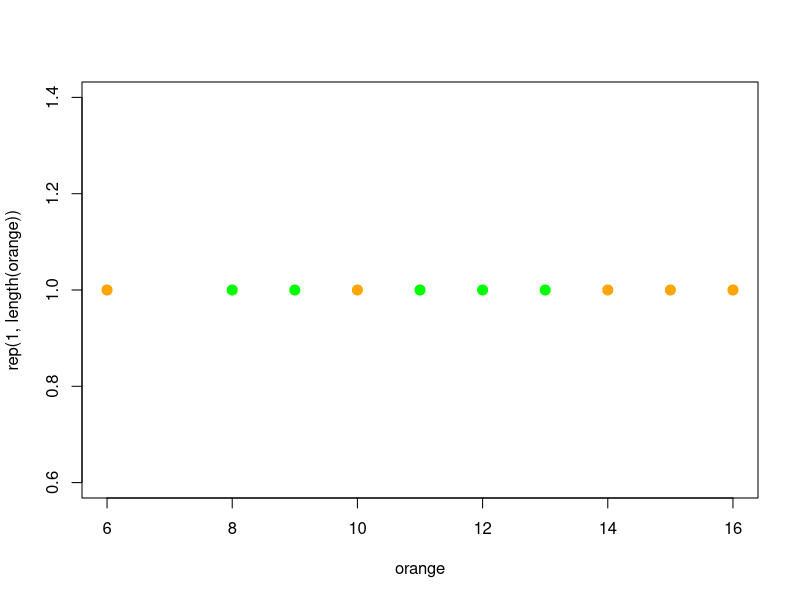
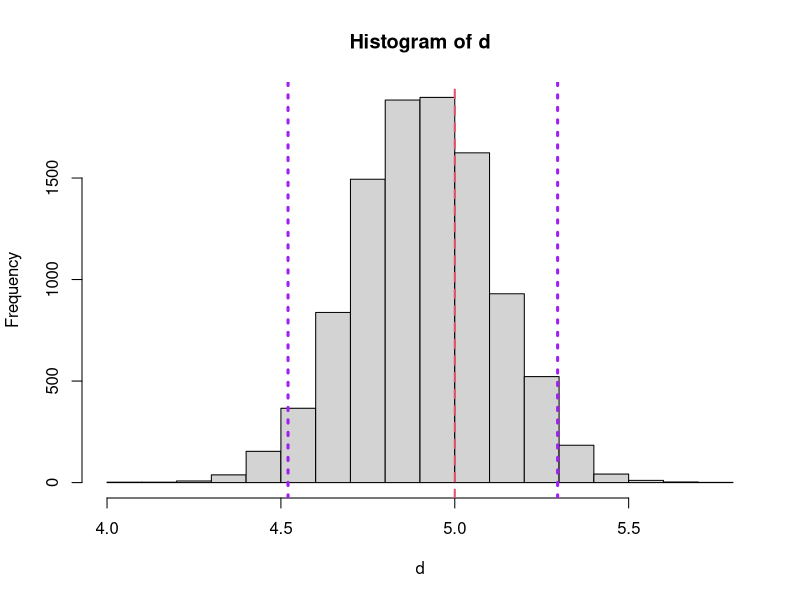
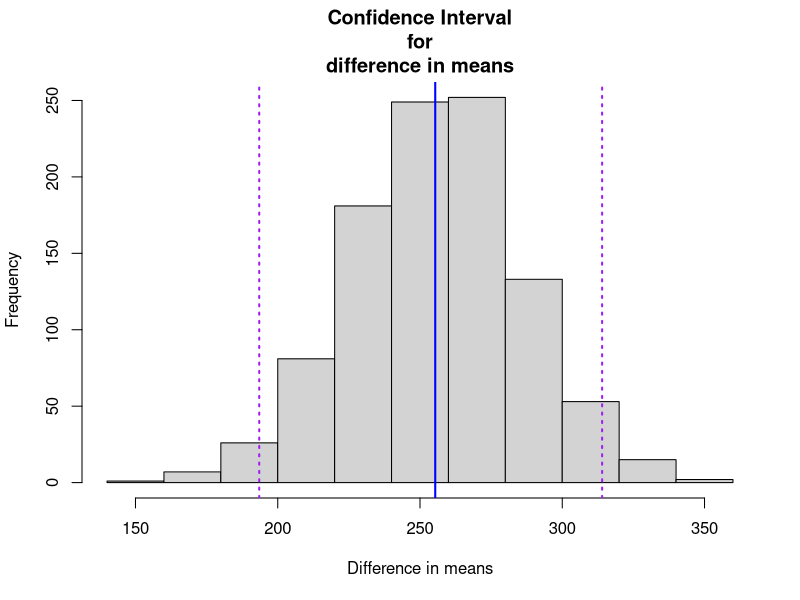
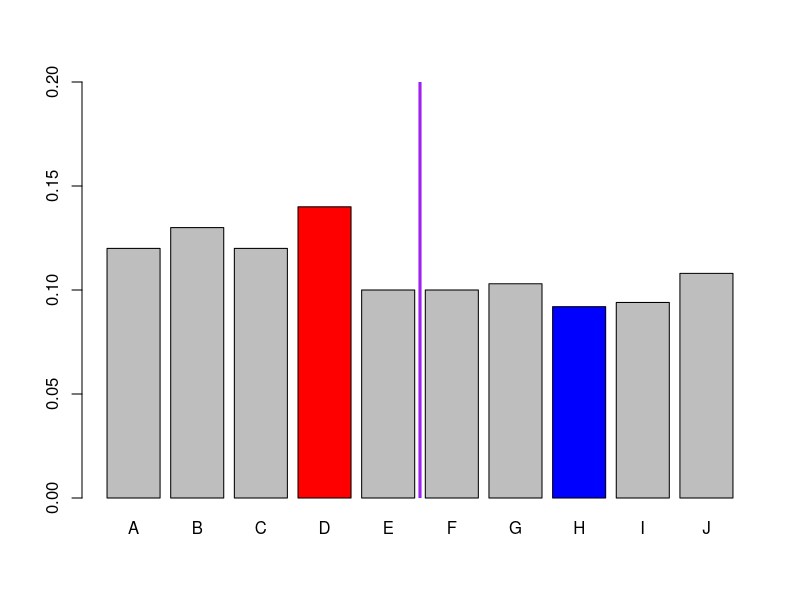
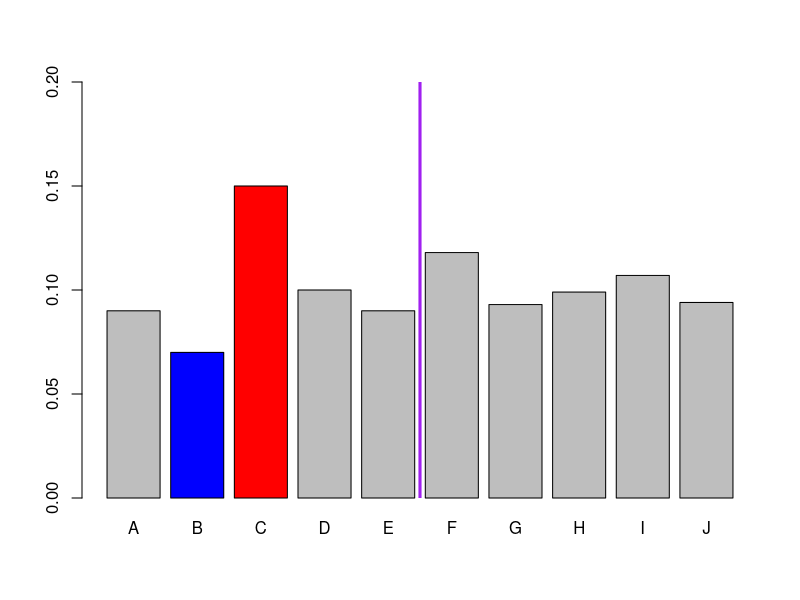
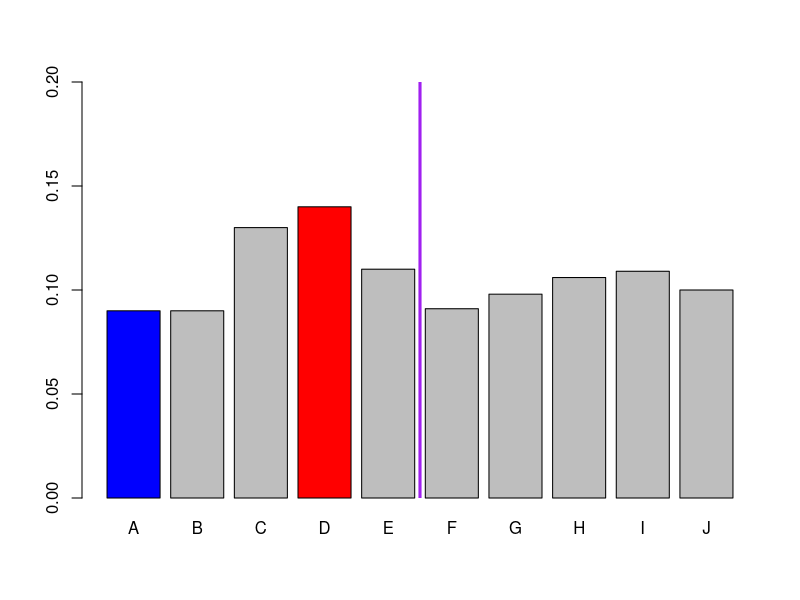
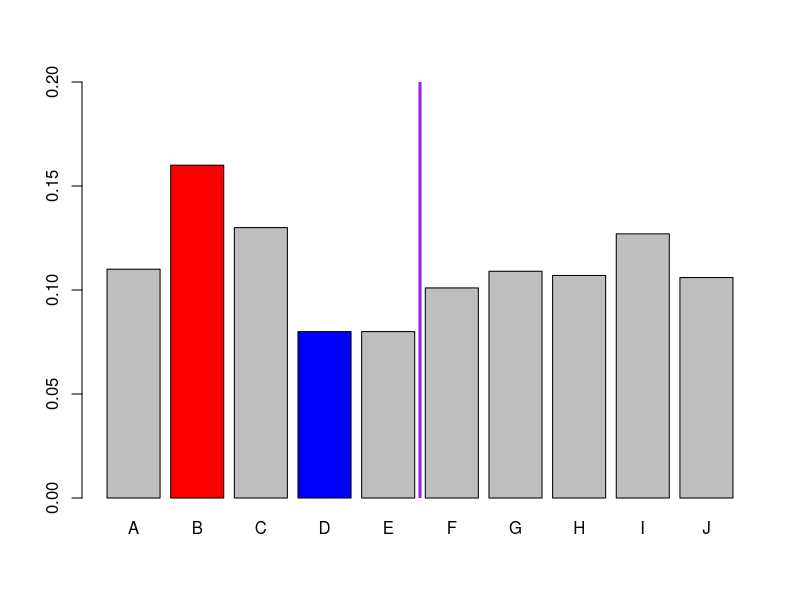
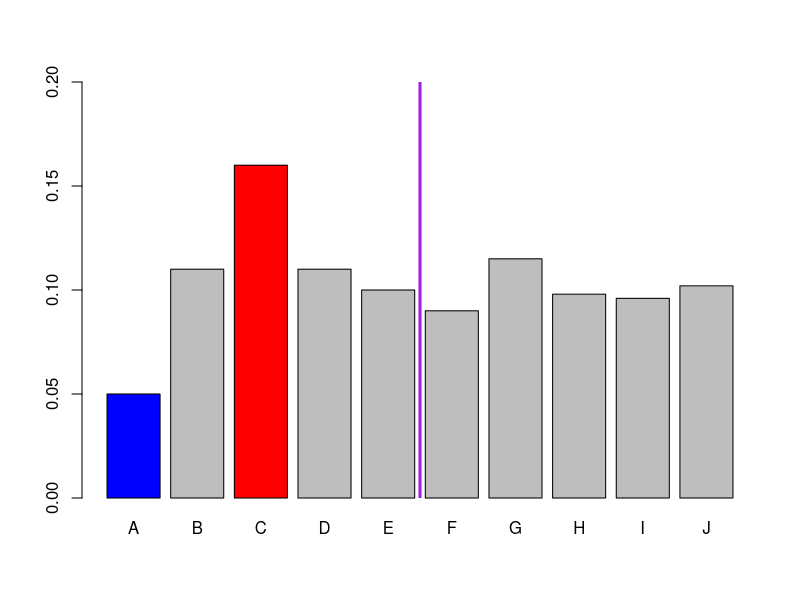

Write the R code that produced these figures, in order.
# Wilcoxon-Mann-Whitney test

orange <- c(6, 10, 14, 15, 16)
green <- c(8, 9, 11, 12, 13)

plot(orange, rep(1, length(orange)),
     col = 'orange', pch = 20, cex = 2)
points(green, rep(1, length(green)),
       col = 'green', pch = 20, cex = 2)

sum(outer(green, orange, '<'))
sum(outer(green, orange, '>'))

length(orange) * length(green)


df <- read.csv('birthwt.csv')
head(df)

# For subset
t <- df[1:6, ]

no <- subset(t, t$smoke == 'no')
yes <- subset(t, t$smoke == 'yes')

# [0, 8] min and max U for this data

sum(outer(yes$bwt, no$bwt, '<'))
sum(outer(no$bwt, yes$bwt, '<'))

t[order(t$bwt), ]

wilcox.test(t$bwt ~ t$smoke)
wilcox.test(no$bwt, yes$bwt)


# Complete data set
no <- subset(df, df$smoke == 'no')
yes <- subset(df, df$smoke == 'yes')

# min and max for U statistics
x <- c(0, nrow(no) * nrow(yes))
x
# Mid point of U, hence no group difference
x[2] / 2

sum(outer(yes$bwt, no$bwt, '<'))
sum(outer(no$bwt, yes$bwt, '<'))

wilcox.test(df$bwt ~ df$smoke)
wilcox.test(no$bwt, yes$bwt)


# Confidence intervals
# The luxury of a known populations; use normal distribution
x <- rnorm(50, 15)	# actual pop mean = 15
y <- rnorm(50, 10)	# actual pop mean = 10
					# difference in means is actually 5
					# but we pretend we don't know that!

wilcox.test(x, y)                     # Are they different; absolutely
wilcox.test(x, y, alternative = 'l')  # Is x < y, no way
wilcox.test(x, y, alternative = 'g')  # Is x > y, absolutely

# Generate estimate of population difference in means
p <- mean(x) - mean(y)
p

# Determine a confidence interval for the difference between x and y
# Generate confidence interval for true difference in population means
d <- replicate(10000,
               {
                 ix <- sample(1:length(x), replace = TRUE)
                 iy <- sample(1:length(y), replace = TRUE)
                 
                 mean(x[ix]) - mean(y[iy])
               })

hist(d)
abline(v = 5, col = 2, lwd = 2, lty = 2)

# calculate 95% confidence interval
q <- quantile(d, c(0.025, 0.975))
q

abline(v = q, col = 'purple', lwd = 3, lty = 3)

# Confidence interval for maternal smoking dataset
df <- read.csv('birthwt.csv')

# Extract entire data set into the two groups
no <- subset(df$bwt, df$smoke == 'no')
yes <- subset(df$bwt, df$smoke == 'yes')

# Difference means for the sample;
# estimate of difference in population
res <- mean(no) - mean(yes)

# resample using "boostrapping"
d <- replicate(1000,
               {
					# bootstrapping means doing the following:
					#  - create new sample of same size as original
					#  - must use replacement;
					#    otherwise we generate a shuffled original!
					#  - must preserve group sizes; 472 no smoke, 484 smoke
					#    so doing the two samples! Don't want to induce differences
					ns <- sample(no, replace = TRUE)
					s <- sample(yes, replace = TRUE)
                 
					# difference in means
					mean(ns) - mean(s)
               })

# find boundaries for central 95% of the data
q <- quantile(d, c(0.025, 0.975))
q     # conf interval, range within which true pop. difference is expected to reside


# visualise as matter of interest
hist(d,
	 main = 'Confidence Interval\nfor\ndifference in means',
	 xlab = 'Difference in means')
abline(v = res, col = 'blue', lwd = 2) # point estimate of pop mean
abline(v = q, col = 'purple', lwd = 2, lty = 3) # show confidence interval



# Mapping disease: Kidney Cancer in US

# Simulated disease rates
# We see minimum and maximum usually happens in smaller population
set.seed(12345)

popn = rep(c(100, 1000), each=5)

for(i in 1:10)
{
  cnt = rbinom(length(popn), popn, 0.1)
  rate = cnt / popn
  names(rate) = LETTERS[1:10]
  
  cols = rep("grey", 10)
  cols[which.max(rate)] = "red"
  cols[which.min(rate)] = "blue"
  
  barplot(rate, ylim=c(0,0.2), col=cols)
  abline(v = 6.1, , col = 'purple', lwd = 3)
  
  Sys.sleep(1)   # One second sleep / pause
}

# Simulated average disease rates
# Here we ignore pop. size, so there is no rate difference
trials <- 10000
theRate <- vector('double', length(popn))

for(i in 1:trials)
{
  cnt <- rbinom(length(popn), popn, 0.1)
  rate <- cnt / popn

  theRate <- theRate + rate
}

names(theRate) <- LETTERS[1:10]
barplot(theRate / trials)


# Bootstrap binomial confidence intervals for true rate in pop.
# Method 1
germinate <- 1
notGerminate <- 0

seeds <- c(rep(germinate, 15),
           rep(notGerminate, 5))

d <- replicate(1000,
               {
                 res <- sample(seeds, replace = TRUE)
                 mean(res)
               })
mean(d)
q <- quantile(d, c(0.025, 0.975))
q

# use of expression allows showing Greek letter
hist(d, col = 'skyblue', xlab = expression(rho),
     main = 'Proportion of seeds\nthat germinate')
abline(v = q, col = 2, lwd = 2, lty = 2)

# Method 2
d <- rbinom(1000, size = 20, prob = 15/20)
d <- d / 20

mean(d)
q <- quantile(d, c(0.025, 0.975))
q

hist(d, col = 'skyblue', xlab = expression(rho),
     main = 'Proportion of seeds\nthat germinate')
abline(v = q, col = 2, lwd = 2, lty = 2)


# Calculate Poisson confidence interval for true pop. lambda / expected death rate
horsekick <- c(109, 65, 22, 3, 1)
deaths <- rep(0:4, horsekick)

d <- replicate(1000,
               {
                 res <- sample(deaths, replace = TRUE)
                 mean(res)
               })
mean(d)
q <- quantile(d, c(0.025, 0.975))
q

hist(d, col = 'skyblue', xlab = expression(rho),
     main = 'Proportion of deaths\nby horse kick')
abline(v = q, col = 2, lwd = 2, lty = 2)
